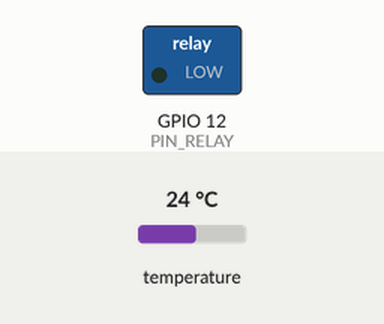
The sketch below on a simulated ESP8266 (NodeMCU). Shown: switched loads named in the sketch (green lamp = pin HIGH). Dashed ring = blinking. The inputs (shaded band) are chosen by the test bench; at power-on: temperature 24 °C. WiFi joins after 1.5 s; servers stay silent unless stated; uploads are accepted with an empty reply; what the sketch prints to the serial monitor is not drawn.

Above: at 3.0 s.
At 4.7 s:
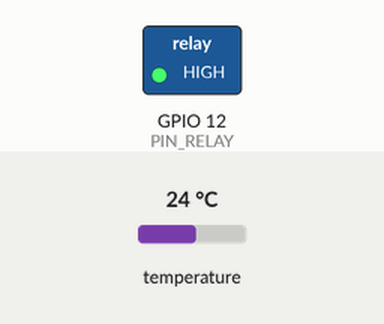
Timing chart, 0 to 5.5 s (numbered marks = the images above):
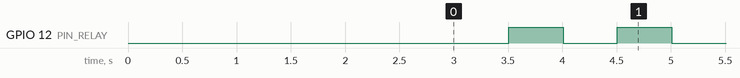

The sketch:

esp8266_kobold.ino
```cpp
#include <DallasTemperature.h>
#include <ESP8266WiFi.h>
#include <ESP8266HTTPClient.h>

#define ONE_WIRE_BUS 14
#define PIN_RELAY 12

ADC_MODE(ADC_VCC);

OneWire oneWire(ONE_WIRE_BUS);
DallasTemperature sensors(&oneWire);

void setup() {
  Serial.begin(115200);
  while (!Serial) {}

  WiFi.begin("dlink-0AD8", "suvpl66760");

  sensors.begin();
  sensors.setResolution(12);

  Serial.print("Connecting");
  while (WiFi.status() != WL_CONNECTED)
  {
    delay(500);
    Serial.print(".");
  }
  Serial.println();

  Serial.print("Connected, IP address: ");
  Serial.println(WiFi.localIP());

  HTTPClient http;
  http.begin("192.168.0.136", 3000);

  sensors.requestTemperatures();

  for (int i = 0; i < sensors.getDeviceCount(); ++i) {
    DeviceAddress deviceAddress;
    sensors.getAddress(deviceAddress, i);

    char address[2 * sizeof(DeviceAddress) / sizeof(*deviceAddress) + 1];
    sprintf(address, "%02X%02X%02X%02X%02X%02X%02X%02X",
      deviceAddress[0], deviceAddress[1], deviceAddress[2], deviceAddress[3],
      deviceAddress[4], deviceAddress[5], deviceAddress[6], deviceAddress[7]);

    Serial.println(String(address) + " " + sensors.getTempC(deviceAddress) + " " + ESP.getVcc());

    String payload = String("") +
      "{" +
        "\"sensor\":"      + "\"" + address + "\""           + ","
        "\"temperature\":" + sensors.getTempC(deviceAddress) + ","
        "\"voltage\":"     + ESP.getVcc() / 1000.f           +
      "}";

    Serial.println(payload);
    http.addHeader("Content-Type", "application/json");
    int code = http.POST(payload);
    Serial.println(code);
  }

  pinMode(PIN_RELAY, OUTPUT);
}

void loop() {
  delay(500);
  digitalWrite(PIN_RELAY, LOW);
  delay(500);
  digitalWrite(PIN_RELAY, HIGH);
}
```

Measured:
- by itself, GPIO 12 (PIN_RELAY): alternates HIGH for 0.50 s and LOW for 0.50 s
